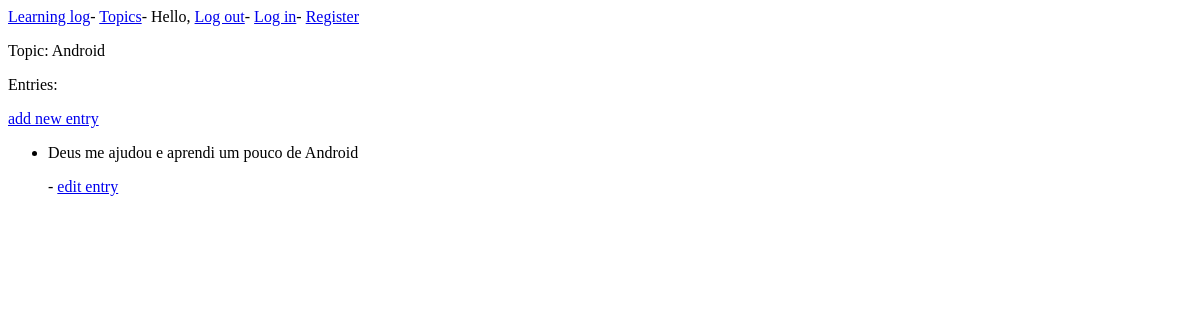
The app's page /topic/3/ (signed in), older data.
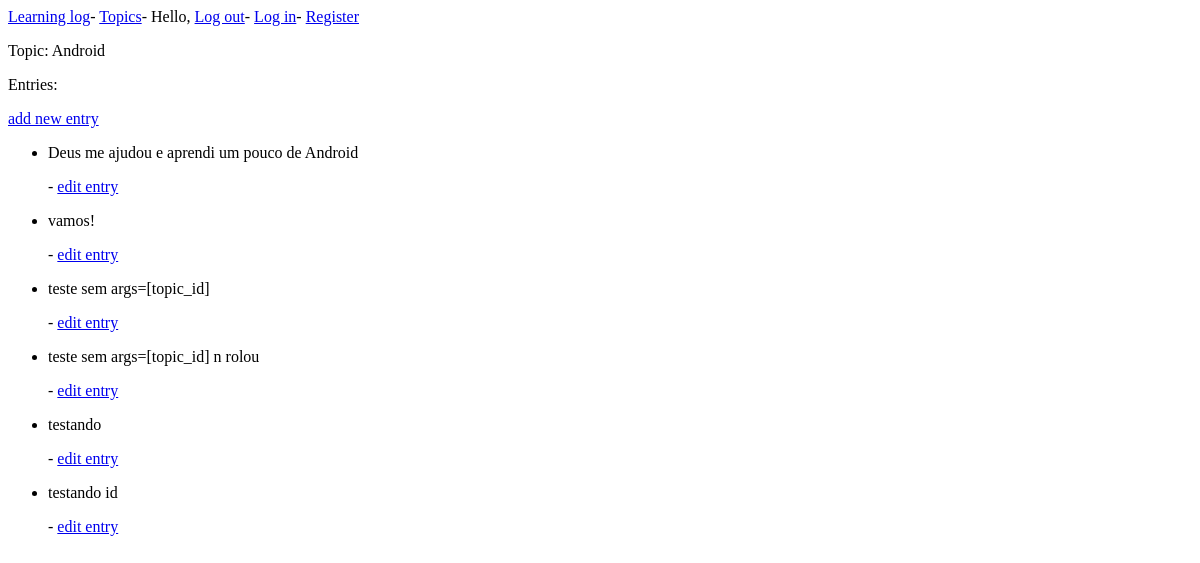
The same page, newer data.
### learningng_logs/models.py (models this page shows, shortened)
class Topic(models.Model):
    text = models.CharField(max_length=200)
    data_added = models.DateTimeField(auto_now_add=True)
    owner = models.ForeignKey(User)
    def __str__(self):
        return self.text

class Entry(models.Model):
    topic = models.ForeignKey(Topic)
    text = models.TextField()
    date_added = models.DateTimeField(auto_now_add=True)
    class Meta:
        verbose_name_plural = 'entries'

### learningng_logs/views.py (the view)
# urls.py: url(r'^topic/(?P<topic_id>\d+)/$', views.topic, name='topic'),
@login_required
def topic(request, topic_id):
    topic = Topic.objects.get(id=topic_id)
    if topic.owner != request.user:
        raise Http404
    entries = topic.entry_set.order_by('date_added')
    context = {'topic': topic, 'entries': entries}
    return render(request, 'learning_logs/topic.html', context)

### learningng_logs/templates/learning_logs/topic.html (shortened to what this page needs)
{% extends 'learning_logs/base.html' %}
{% block content %}
<p>Topic: {{ topic }}</p>
<p>Entries:</p>
<p>
    <a href="{% url 'learning_logs:new_entry' topic.id %}">add new entry</a>
</p>
<ul>
    {% for entry in entries %}
        <li>
            <p>{{ entry.text|linebreaks }}</p> -
            <a href="{% url 'learning_logs:edit_entry' entry.id %}">edit entry</a>
        </li>
    {% empty %}
        <li>No entries</li>
    {% endfor %}
</ul>
{% endblock content %}

### learningng_logs/templates/learning_logs/base.html
<p>
    <a href="{% url 'learning_logs:index' %}">Learning log</a>-
    <a href="{% url 'learning_logs:topics'%}">Topics</a>-
    {% if user.is_authenticated %}
        Hello, {{ user.useranme }}
        <a href="{% url 'users:logout' %}">Log out</a>-
    {% endif%}
        <a href="{% url 'users:login' %}">Log in</a>-
        <a href="{% url 'users:register' %}">Register</a>
</p>
{%block content%}{% endblock %}

Row changes from the older to the newer data that the page shows:
added Entry: text "vamos!"
added Entry: text "teste sem args=[topic_id]"
added Entry: text "teste sem args=[topic_id] n rolou"
added Entry: text "testando"
added Entry: text "testando id"
